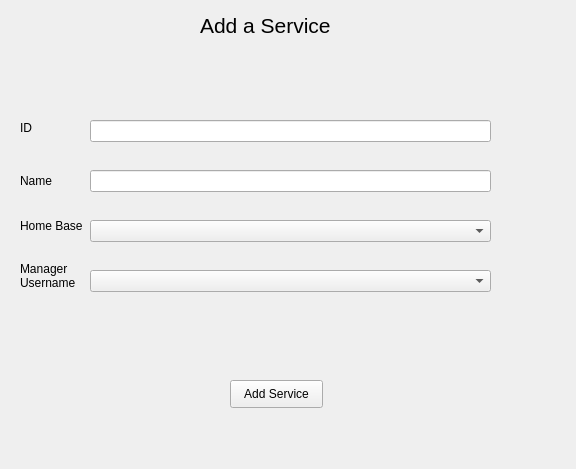
<?xml version="1.0" encoding="UTF-8"?>
<ui version="4.0">
 <class>Form</class>
 <widget class="QWidget" name="Form">
  <property name="geometry">
   <rect>
    <x>0</x>
    <y>0</y>
    <width>576</width>
    <height>469</height>
   </rect>
  </property>
  <property name="windowTitle">
   <string>Form</string>
  </property>
  <widget class="QLabel" name="label">
   <property name="geometry">
    <rect>
     <x>200</x>
     <y>-40</y>
     <width>181</width>
     <height>131</height>
    </rect>
   </property>
   <property name="font">
    <font>
     <pointsize>16</pointsize>
    </font>
   </property>
   <property name="text">
    <string>Add a Service</string>
   </property>
  </widget>
  <widget class="QLabel" name="label_3">
   <property name="geometry">
    <rect>
     <x>20</x>
     <y>170</y>
     <width>71</width>
     <height>21</height>
    </rect>
   </property>
   <property name="text">
    <string>Name</string>
   </property>
  </widget>
  <widget class="QLineEdit" name="NameEntry">
   <property name="geometry">
    <rect>
     <x>90</x>
     <y>170</y>
     <width>401</width>
     <height>22</height>
    </rect>
   </property>
   <property name="text">
    <string/>
   </property>
  </widget>
  <widget class="QLabel" name="label_5">
   <property name="geometry">
    <rect>
     <x>20</x>
     <y>210</y>
     <width>71</width>
     <height>31</height>
    </rect>
   </property>
   <property name="text">
    <string>Home Base</string>
   </property>
  </widget>
  <widget class="QLabel" name="label_6">
   <property name="geometry">
    <rect>
     <x>20</x>
     <y>260</y>
     <width>61</width>
     <height>31</height>
    </rect>
   </property>
   <property name="text">
    <string>Manager 
Username</string>
   </property>
  </widget>
  <widget class="QPushButton" name="addService">
   <property name="geometry">
    <rect>
     <x>230</x>
     <y>380</y>
     <width>93</width>
     <height>28</height>
    </rect>
   </property>
   <property name="text">
    <string>Add Service</string>
   </property>
  </widget>
  <widget class="QComboBox" name="ManagerUsername">
   <property name="geometry">
    <rect>
     <x>90</x>
     <y>270</y>
     <width>401</width>
     <height>22</height>
    </rect>
   </property>
  </widget>
  <widget class="QLabel" name="label_4">
   <property name="geometry">
    <rect>
     <x>20</x>
     <y>120</y>
     <width>61</width>
     <height>16</height>
    </rect>
   </property>
   <property name="text">
    <string>ID</string>
   </property>
  </widget>
  <widget class="QLineEdit" name="IDEntry">
   <property name="geometry">
    <rect>
     <x>90</x>
     <y>120</y>
     <width>401</width>
     <height>22</height>
    </rect>
   </property>
  </widget>
  <widget class="QComboBox" name="HomeBase">
   <property name="geometry">
    <rect>
     <x>90</x>
     <y>220</y>
     <width>401</width>
     <height>22</height>
    </rect>
   </property>
  </widget>
 </widget>
 <resources/>
 <connections/>
</ui>
